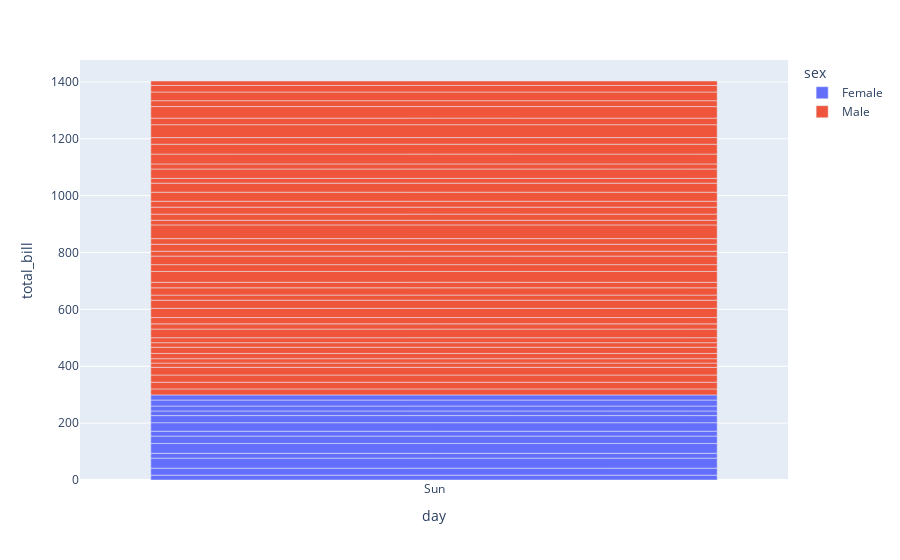

Here is the notebook cell this chart was saved with:
### Code cell
fi=data.query("total_bill > 15 and day =='Sun'")
fig=px.bar(fi,x='day',y='total_bill',color='sex')
fig.show()

### Figure 1 — Plotly figure (JSON) as saved in the notebook; plotly's stock layout.template omitted (floating-point values rounded to 4 significant figures)
{"data": [{"alignmentgroup": "True", "hovertemplate": "sex=Female<br>day=%{x}<br>total_bill=%{y}<extra></extra>", "legendgroup": "Female", "marker": {"color": "#636efa", "pattern": {"shape": ""}}, "name": "Female", "offsetgroup": "Female", "orientation": "v", "showlegend": true, "textposition": "auto", "type": "bar", "x": ["Sun", "Sun", "Sun", "Sun", "Sun", "Sun", "Sun", "Sun", "Sun", "Sun", "Sun", "Sun", "Sun"], "xaxis": "x", "y": [16.99, 24.59, 35.26, 16.97, 34.81, 25.71, 17.31, 29.85, 25, 16.21, 17.51, 20.9, 18.15], "yaxis": "y"}, {"alignmentgroup": "True", "hovertemplate": "sex=Male<br>day=%{x}<br>total_bill=%{y}<extra></extra>", "legendgroup": "Male", "marker": {"color": "#EF553B", "pattern": {"shape": ""}}, "name": "Male", "offsetgroup": "Male", "orientation": "v", "showlegend": true, "textposition": "auto", "type": "bar", "x": ["Sun", "Sun", "Sun", "Sun", "Sun", "Sun", "Sun", "Sun", "Sun", "Sun", "Sun", "Sun", "Sun", "Sun", "Sun", "Sun", "Sun", "Sun", "Sun", "Sun", "Sun", "Sun", "Sun", "Sun", "Sun", "Sun", "Sun", "Sun", "Sun", "Sun", "Sun", "Sun", "Sun", "Sun", "Sun", "Sun", "Sun", "Sun", "Sun", "Sun", "Sun", "Sun", "Sun", "Sun"], "xaxis": "x", "y": [21.01, 23.68, 25.29, 26.88, 15.04, 15.42, 18.43, 21.58, 16.29, 17.46, 30.4, 18.29, 22.23, 32.4, 28.55, 18.04, 25.56, 19.49, 38.07, 23.95, 29.93, 17.26, 24.55, 19.77, 48.17, 16.49, 21.5, 24.52, 20.76, 31.71, 31.85, 16.82, 32.9, 17.89, 34.63, 34.65, 23.33, 45.35, 23.17, 40.55, 20.69, 30.46, 23.1, 15.69], "yaxis": "y"}], "layout": {"barmode": "relative", "legend": {"title": {"text": "sex"}, "tracegroupgap": 0}, "margin": {"t": 60}, "xaxis": {"anchor": "y", "domain": [0, 1], "title": {"text": "day"}}, "yaxis": {"anchor": "x", "domain": [0, 1], "title": {"text": "total_bill"}}}}
